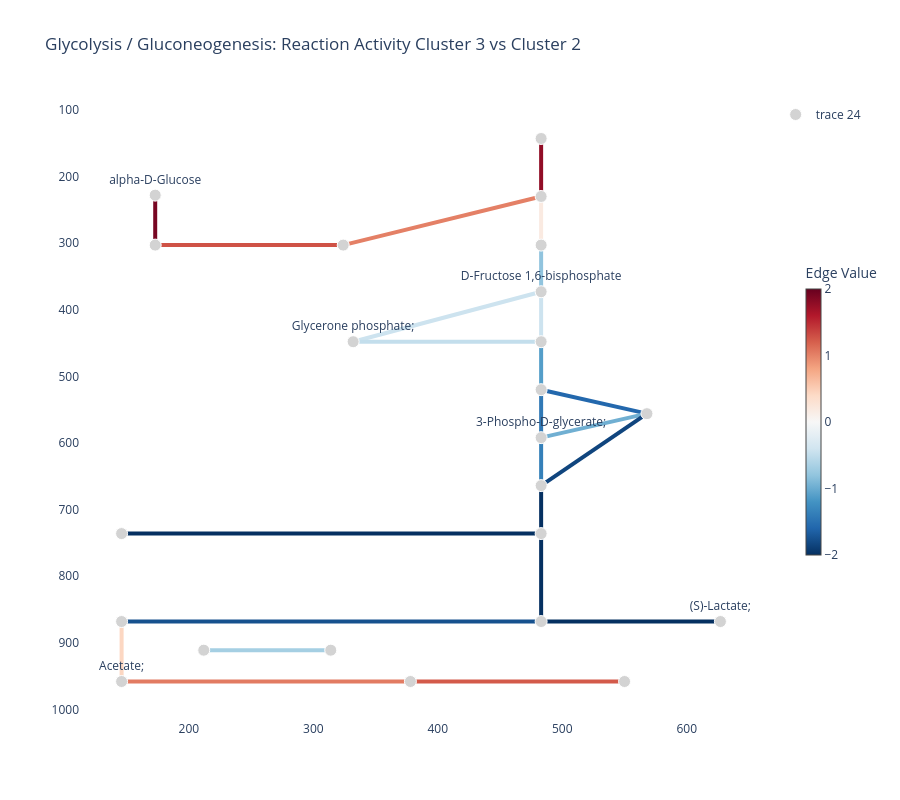

This figure's notebook cell:
### Markdown cell above
### Glycolysis Reactions Colored by Differential Activity

We next color the glycolysis pathway by reaction-level differential activity between two metabolic clusters.

For each reaction, we compare inferred enzyme activity in metabolic cluster 3 against metabolic cluster 2 using a Wilcoxon rank-sum test. The edge color shows Cohen’s d effect size:

- positive values indicate higher inferred reaction activity in cluster 3
- negative values indicate higher inferred reaction activity in cluster 2

### Code cell
# KEGG pathway plot colored by reaction-level differential activity

pathway_id_to_plot = "rn00010"  # Glycolysis / Gluconeogenesis

cluster_key = "met_leiden"
up_cluster = "3"
down_cluster = "2"

cluster_labels = rna.obs[cluster_key].astype(str)

up_cells = rna.obs_names[cluster_labels == up_cluster]
down_cells = rna.obs_names[cluster_labels == down_cluster]

rxn_de = mern_support.wilcoxon_test(
    enzyme_acts_mean.T,
    up_cells,
    down_cells,
)

rxn_de_info = rxn_info.join(rxn_de)

edge_color_limits = (-2, 2)

edge_values = (
    rxn_de_info["cohens_d"]
    .replace([np.inf, -np.inf], np.nan)
    .fillna(0)
    .clip(lower=edge_color_limits[0], upper=edge_color_limits[1])
)

fig = mern_support.kegg_pathway_plot(
    pathway=pathway_id_to_plot,
    dataset=dataset,
    rna=rna,
    user_labels=edge_values,
    edge_width=4,
    edge_color_limits=edge_color_limits,
    color_scale="RdBu_r",
    show_node_labels=True,
    node_label_fraction=0.25,
)

fig.update_layout(
    title=(
        f"Glycolysis / Gluconeogenesis: Reaction Activity "
        f"Cluster {up_cluster} vs Cluster {down_cluster}"
    )
)

fig.write_image("glycolysis_cohensd_plot.png", width=1200, height=800, scale=2)
fig.show()

### Figure 1 — Plotly figure (JSON) as saved in the notebook; plotly's stock layout.template omitted (floating-point values rounded to 4 significant figures)
{"data": [{"hoverinfo": "none", "line": {"color": "rgb(145, 196, 222)", "width": 4}, "mode": "lines", "showlegend": false, "type": "scatter", "x": [483, 483, null], "y": [303, 373, null]}, {"hoverinfo": "none", "line": {"color": "rgb(250, 234, 225)", "width": 4}, "mode": "lines", "showlegend": false, "type": "scatter", "x": [483, 483, null], "y": [303, 230, null]}, {"hoverinfo": "none", "line": {"color": "rgb(205, 227, 239)", "width": 4}, "mode": "lines", "showlegend": false, "type": "scatter", "x": [483, 483, null], "y": [373, 448, null]}, {"hoverinfo": "none", "line": {"color": "rgb(205, 227, 239)", "width": 4}, "mode": "lines", "showlegend": false, "type": "scatter", "x": [483, 332, null], "y": [373, 448, null]}, {"hoverinfo": "none", "line": {"color": "rgb(195, 222, 236)", "width": 4}, "mode": "lines", "showlegend": false, "type": "scatter", "x": [483, 332, null], "y": [448, 448, null]}, {"hoverinfo": "none", "line": {"color": "rgb(84, 158, 201)", "width": 4}, "mode": "lines", "showlegend": false, "type": "scatter", "x": [483, 483, null], "y": [448, 520, null]}, {"hoverinfo": "none", "line": {"color": "rgb(48, 121, 182)", "width": 4}, "mode": "lines", "showlegend": false, "type": "scatter", "x": [483, 483, null], "y": [520, 592, null]}, {"hoverinfo": "none", "line": {"color": "rgb(35, 104, 173)", "width": 4}, "mode": "lines", "showlegend": false, "type": "scatter", "x": [483, 568, null], "y": [520, 556, null]}, {"hoverinfo": "none", "line": {"color": "rgb(53, 128, 185)", "width": 4}, "mode": "lines", "showlegend": false, "type": "scatter", "x": [483, 483, null], "y": [592, 664, null]}, {"hoverinfo": "none", "line": {"color": "rgb(112, 175, 210)", "width": 4}, "mode": "lines", "showlegend": false, "type": "scatter", "x": [483, 568, null], "y": [592, 556, null]}, {"hoverinfo": "none", "line": {"color": "rgb(5, 48, 97)", "width": 4}, "mode": "lines", "showlegend": false, "type": "scatter", "x": [483, 483, null], "y": [664, 736, null]}, {"hoverinfo": "none", "line": {"color": "rgb(16, 69, 126)", "width": 4}, "mode": "lines", "showlegend": false, "type": "scatter", "x": [483, 568, null], "y": [664, 556, null]}, {"hoverinfo": "none", "line": {"color": "rgb(5, 48, 97)", "width": 4}, "mode": "lines", "showlegend": false, "type": "scatter", "x": [483, 483, null], "y": [736, 868, null]}, {"hoverinfo": "none", "line": {"color": "rgb(5, 48, 97)", "width": 4}, "mode": "lines", "showlegend": false, "type": "scatter", "x": [483, 146, null], "y": [736, 736, null]}, {"hoverinfo": "none", "line": {"color": "rgb(22, 81, 142)", "width": 4}, "mode": "lines", "showlegend": false, "type": "scatter", "x": [483, 146, null], "y": [868, 868, null]}, {"hoverinfo": "none", "line": {"color": "rgb(5, 48, 97)", "width": 4}, "mode": "lines", "showlegend": false, "type": "scatter", "x": [483, 627, null], "y": [868, 868, null]}, {"hoverinfo": "none", "line": {"color": "rgb(252, 215, 194)", "width": 4}, "mode": "lines", "showlegend": false, "type": "scatter", "x": [146, 146, null], "y": [868, 958, null]}, {"hoverinfo": "none", "line": {"color": "rgb(228, 128, 102)", "width": 4}, "mode": "lines", "showlegend": false, "type": "scatter", "x": [483, 324, null], "y": [230, 303, null]}, {"hoverinfo": "none", "line": {"color": "rgb(145, 13, 38)", "width": 4}, "mode": "lines", "showlegend": false, "type": "scatter", "x": [483, 483, null], "y": [230, 143, null]}, {"hoverinfo": "none", "line": {"color": "rgb(207, 82, 70)", "width": 4}, "mode": "lines", "showlegend": false, "type": "scatter", "x": [324, 173, null], "y": [303, 303, null]}, {"hoverinfo": "none", "line": {"color": "rgb(226, 123, 98)", "width": 4}, "mode": "lines", "showlegend": false, "type": "scatter", "x": [378, 146, null], "y": [958, 958, null]}, {"hoverinfo": "none", "line": {"color": "rgb(211, 90, 74)", "width": 4}, "mode": "lines", "showlegend": false, "type": "scatter", "x": [378, 550, null], "y": [958, 958, null]}, {"hoverinfo": "none", "line": {"color": "rgb(120, 6, 34)", "width": 4}, "mode": "lines", "showlegend": false, "type": "scatter", "x": [173, 173, null], "y": [228, 303, null]}, {"hoverinfo": "none", "line": {"color": "rgb(165, 207, 227)", "width": 4}, "mode": "lines", "showlegend": false, "type": "scatter", "x": [212, 314, null], "y": [911, 911, null]}, {"hoverinfo": "text", "hoverlabel": {"bgcolor": "white"}, "hovertemplate": "%{hovertext}<extra></extra>", "hovertext": ["Name: D-Fructose 6-phosphate;<br>ID: cpd:C00085", "Name: D-Fructose 1,6-bisphosphate<br>ID: cpd:C00354", "Name: D-Glyceraldehyde 3-phosphate;<br>ID: cpd:C00118", "Name: Glycerone phosphate;<br>ID: cpd:C00111", "Name: 3-Phospho-D-glyceroyl phosphate;<br>ID: cpd:C00236", "Name: 3-Phospho-D-glycerate;<br>ID: cpd:C00197", "Name: 2-Phospho-D-glycerate;<br>ID: cpd:C00631", "Name: Phosphoenolpyruvate;<br>ID: cpd:C00074", "Name: Pyruvate;<br>ID: cpd:C00022", "Name: Acetyl-CoA;<br>ID: cpd:C00024", "Name: alpha-D-Glucose 6-phosphate<br>ID: cpd:C00668", "Name: beta-D-Glucose 6-phosphate<br>ID: cpd:C01172", "Name: D-Glucose 1-phosphate;<br>ID: cpd:C00103", "Name: Oxaloacetate;<br>ID: cpd:C00036", "Name: (S)-Lactate;<br>ID: cpd:C00186", "Name: Acetaldehyde;<br>ID: cpd:C00084", "Name: Acetate;<br>ID: cpd:C00033", "Name: Ethanol;<br>ID: cpd:C00469", "Name: 2,3-Bisphospho-D-glycerate;<br>ID: cpd:C01159", "Name: alpha-D-Glucose<br>ID: cpd:C00267", "Name: beta-D-Glucose;<br>ID: cpd:C00221", "Name: Enzyme N6-(dihydrolipoyl)lysine;<br>ID: cpd:C15973", "Name: Enzyme N6-(lipoyl)lysine;<br>ID: cpd:C15972"], "marker": {"color": ["lightgray", "lightgray", "lightgray", "lightgray", "lightgray", "lightgray", "lightgray", "lightgray", "lightgray", "lightgray", "lightgray", "lightgray", "lightgray", "lightgray", "lightgray", "lightgray", "lightgray", "lightgray", "lightgray", "lightgray", "lightgray", "lightgray", "lightgray"], "opacity": 1, "size": [12, 12, 12, 12, 12, 12, 12, 12, 12, 12, 12, 12, 12, 12, 12, 12, 12, 12, 12, 12, 12, 12, 12]}, "mode": "markers+text", "text": [null, "D-Fructose 1,6-bisphosphate", null, "Glycerone phosphate;", null, "3-Phospho-D-glycerate;", null, null, null, null, null, null, null, null, "(S)-Lactate;", null, "Acetate;", null, null, "alpha-D-Glucose", null, null, null], "textposition": "top center", "type": "scatter", "x": [483, 483, 483, 332, 483, 483, 483, 483, 483, 146, 483, 324, 483, 146, 627, 378, 146, 550, 568, 173, 173, 212, 314], "y": [303, 373, 448, 448, 520, 592, 664, 736, 868, 868, 230, 303, 143, 736, 868, 958, 958, 958, 556, 228, 303, 911, 911]}, {"hoverinfo": "text", "marker": {"opacity": 0, "size": 10}, "mode": "markers", "showlegend": false, "text": ["Reaction: rn:R00764 rn:R00756 rn:R00762 rn:R05805<br>Value: -0.80<br>Size: 2.00", "Reaction: rn:R13199<br>Value: 0.18<br>Size: 2.00", "Reaction: rn:R01068<br>Value: -0.42<br>Size: 2.00", "Reaction: rn:R01068<br>Value: -0.42<br>Size: 2.00", "Reaction: rn:R01015<br>Value: -0.49<br>Size: 2.00", "Reaction: rn:R01061 rn:R01063<br>Value: -1.12<br>Size: 2.00", "Reaction: rn:R01512<br>Value: -1.43<br>Size: 2.00", "Reaction: rn:R01662<br>Value: -1.58<br>Size: 2.00", "Reaction: rn:R01518<br>Value: -1.37<br>Size: 2.00", "Reaction: rn:R01516<br>Value: -0.97<br>Size: 2.00", "Reaction: rn:R00658<br>Value: -2.00<br>Size: 2.00", "Reaction: rn:R09532<br>Value: -1.84<br>Size: 2.00", "Reaction: rn:R00199 rn:R00200 rn:R00206 rn:R02320<br>Value: -2.00<br>Size: 2.00", "Reaction: rn:R00341 rn:R00345 rn:R00346 rn:R00431 rn:R00726<br>Value: -2.00<br>Size: 2.00", "Reaction: rn:R00209 rn:R00212 rn:R01196 rn:R10866<br>Value: -1.76<br>Size: 2.00", "Reaction: rn:R00196 rn:R00703 rn:R01447 rn:R13050<br>Value: -2.00<br>Size: 2.00", "Reaction: rn:R00229 rn:R00235<br>Value: 0.43<br>Size: 2.00", "Reaction: rn:R02739<br>Value: 1.01<br>Size: 2.00", "Reaction: rn:R00959<br>Value: 1.78<br>Size: 2.00", "Reaction: rn:R01600 rn:R02187 rn:R09086<br>Value: 1.28<br>Size: 2.00", "Reaction: rn:R00710 rn:R00711<br>Value: 1.04<br>Size: 2.00", "Reaction: rn:R00746 rn:R00754 rn:R05198 rn:R09127 rn:R09479<br>Value: 1.23<br>Size: 2.00", "Reaction: rn:R01602<br>Value: 1.91<br>Size: 2.00", "Reaction: rn:R07618<br>Value: -0.68<br>Size: 2.00"], "type": "scatter", "x": [483, 483, 483, 407.5, 407.5, 483, 483, 525.5, 483, 525.5, 483, 525.5, 483, 314.5, 314.5, 555, 146, 403.5, 483, 248.5, 262, 464, 173, 263], "y": [338, 266.5, 410.5, 410.5, 448, 484, 556, 538, 628, 574, 700, 610, 802, 736, 868, 868, 913, 266.5, 186.5, 303, 958, 958, 265.5, 911]}, {"hoverinfo": "none", "marker": {"cmax": 2, "cmin": -2, "colorbar": {"len": 0.5, "thickness": 15, "title": {"text": "Edge Value"}, "x": 1.05, "xanchor": "left", "y": 0.5, "yanchor": "middle"}, "colorscale": [[0, "rgb(5,48,97)"], [0.1, "rgb(33,102,172)"], [0.2, "rgb(67,147,195)"], [0.3, "rgb(146,197,222)"], [0.4, "rgb(209,229,240)"], [0.5, "rgb(247,247,247)"], [0.6, "rgb(253,219,199)"], [0.7, "rgb(244,165,130)"], [0.8, "rgb(214,96,77)"], [0.9, "rgb(178,24,43)"], [1, "rgb(103,0,31)"]], "showscale": true}, "mode": "markers", "showlegend": false, "type": "scatter", "x": [null], "y": [null]}], "layout": {"height": 800, "hovermode": "closest", "plot_bgcolor": "white", "title": {"text": "Glycolysis / Gluconeogenesis: Reaction Activity Cluster 3 vs Cluster 2"}, "xaxis": {"showgrid": false}, "yaxis": {"autorange": "reversed", "showgrid": false}}}
